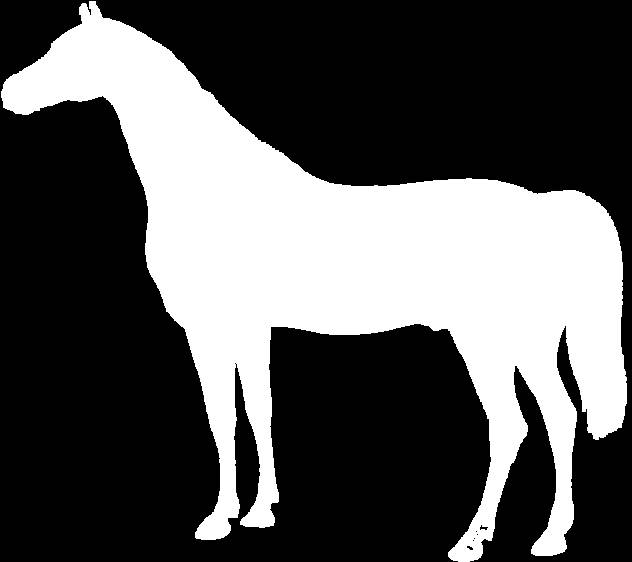
#> input picture Dataset/caballo.jpg, 632 x 562 px
$ jupyter execute --allow-errors 'Tarea 2.ipynb'
#> lines starting #> are read from the running program, lines starting #| are printed output that depends on the picture; after the words box and inside, x2 and y2 are one past the last pixel; in counts of white or black regions, pixels touching at a corner belong together
### Imagen.py
from PIL import Image
import numpy as np
from math import *

threshold = 128


def binarizar_row(row):
    row_binario = []
    for pixel in row:
        row_binario.append(1 if int(np.mean(pixel)) > threshold else 0)
    return row_binario


# [10 lines left out: function crear_texto, not called in this run]


def contar_pixeles(matriz):
    cuenta = 0
    for row in matriz:
        for pixel in row:
            if pixel == 1:
                cuenta += 1
    return cuenta


def calcular_centros_masa(matriz):
    sum_x = 0
    sum_y = 0
    N = 0
    for i in range(len(matriz)):
        row = matriz[i]
        for j in (range(len(row))):
            pixel = row[j]
            if (pixel == 1):
                N += 1
                sum_x += i
                sum_y += j
    return (sum_x / N, sum_y / N)

# Invariantes


def calcular_miu(matriz, p, q):
    centro_masa_x, centro_masa_y = calcular_centros_masa(matriz)
    miu = 0
    for i in range(len(matriz)):
        row = matriz[i]
        for j in (range(len(row))):
            pixel = row[j]
            if (pixel == 1):
                miu += pow((i - centro_masa_x), p) * pow((j - centro_masa_y), q)
    return miu


def calcular_eta(matriz, p, q):
    eta = calcular_miu(matriz, p, q) / pow((calcular_miu(matriz, 0, 0)), (((p + q) / 2) + 1))
    return eta


def calcular_phi_1(matriz):
    return calcular_miu(matriz, 2, 0) + calcular_miu(matriz, 0, 2)


def calcular_phi_2(matriz):
    return pow((calcular_miu(matriz, 2, 0) - calcular_miu(matriz, 0, 2)), 2) + 4 * (pow(calcular_miu(matriz, 1, 1), 2))


def calcular_phi_3(matriz):
    return pow((calcular_miu(matriz, 3, 0) - (3 * calcular_miu(matriz, 1, 2))), 2) + pow(((3 * calcular_miu(matriz, 2, 1)) - calcular_miu(matriz, 0, 3)), 2)


def calcular_contorno(matriz: np.ndarray[np.int8]) -> Image:
    if not isinstance(matriz, np.ndarray):
        matriz = np.array(matriz)

    eroded = np.zeros_like(matriz)

    for x in range(0, len(matriz) - 1):
        for y in range(0, len(matriz[0]) - 1):
            if matriz[x][y] == 1:
                sub_matriz = matriz[x - 1:x + 2, y - 1:y + 2]
                if np.sum(sub_matriz) == 9:
                    eroded[x][y] = 1

    # Al relleno lo pasamos a negativo de esta forma
    eroded *= -1
    # Como el relleno es -1 y el original es 1, sumamos los dos
    # al sumar los dos, esto hace que el relleno que seria 1 se convierta en 0 (1 - 1)
    # y el contorno seria (1 - 0)
    matriz += eroded

    return Image.fromarray((matriz * 255).astype(np.uint8))


def info_imagen(ruta):
    try:
        img = Image.open(ruta)
        rgb_matriz = np.array(img)
        pixel_matriz = tuple(map(binarizar_row, rgb_matriz))

        centro_masa = calcular_centros_masa(pixel_matriz)
        pixeles = contar_pixeles(pixel_matriz)

        return {
            "pixeles": pixeles,
            "centro_masa_x": centro_masa[0],
            "centro_masa_y": centro_masa[1],
            "miu_00": round(calcular_miu(pixel_matriz, 0, 0), 5),
            "miu_11": round(calcular_miu(pixel_matriz, 1, 1), 5),
            "miu_22": round(calcular_miu(pixel_matriz, 2, 2), 5),
            "eta_00": round(calcular_eta(pixel_matriz, 0, 0), 5),
            "eta_11": round(calcular_eta(pixel_matriz, 1, 1), 5),
            "eta_22": round(calcular_eta(pixel_matriz, 2, 2), 5),
            "phi_1": round(calcular_phi_1(pixel_matriz), 5),
            "phi_2": round(calcular_phi_2(pixel_matriz), 5),
            "phi_3": round(calcular_phi_3(pixel_matriz), 5)
        }
    except IOError:
        print("Unable to load image")
        pass

# [17 lines left out: functions interpolar, rotacion, not called in this run]

def rotar_imagen(ruta, nombre_archivo, theta):
    img = Image.open(ruta)
    rgb_matriz= np.array(img)
    pixel_matriz= tuple(map(binarizar_row, rgb_matriz))

    #Rotar sobre el centro de masa del objeto
    filas= len(pixel_matriz)
    columnas= len(pixel_matriz)
    origen_x, origen_y= calcular_centros_masa(pixel_matriz)
    origen_x= round(origen_x)
    origen_y= round(origen_y)
    imagen_rotada= np.zeros((filas+100, columnas+100)) #Agregamos marcos de 50 pixeles

    for (i, row) in enumerate(pixel_matriz):
        for (j, pixel) in enumerate(row):
            if(pixel==1):
                i2, j2= rotacion(i-origen_x, j-origen_y, (theta/180)*pi) #Usar grados en lugar de pi radianes
                if (i2+origen_x)<columnas+50 and (j2+origen_y)<filas+50:
                    imagen_rotada[i2+origen_x+50][j2+origen_y+50]=255 #Ajustamos de coordenadas a pixeles en la imágen

    #Interpolamos la imágen para recuperar los pixeles perdidos al rotar
    imagen_interpolada= interpolar(imagen_rotada)

    #Guardar la imágen rotada e interpolada
    imagen_rotada_archivo= Image.fromarray(imagen_interpolada.astype(np.uint8))
    imagen_rotada_archivo.save(f"./Dataset_Rotado/{nombre_archivo}")

def trasladar_imagen(ruta, nombre_archivo, x, y):
    img = Image.open(ruta)
    rgb_matriz= np.array(img)
    pixel_matriz= tuple(map(binarizar_row, rgb_matriz))

    #Rotar sobre el centro de masa del objeto
    filas= len(pixel_matriz)
    columnas= len(pixel_matriz)
    origen_x, origen_y= calcular_centros_masa(pixel_matriz)
    origen_x= round(origen_x)
    origen_y= round(origen_y)
    imagen_trasladada= np.zeros((filas+x+20, columnas+y+20)) #Agregamos marcos

    for (i, row) in enumerate(pixel_matriz):
        for (j, pixel) in enumerate(row):
            if(pixel==1):
                imagen_trasladada[i+x][j+y]= 255

    #Guardar la imágen trasladada
    imagen_trasladada_archivo= Image.fromarray(imagen_trasladada.astype(np.uint8))
    imagen_trasladada_archivo.save(f"./Dataset_Trasladado/{nombre_archivo}")

### Tarea 2.ipynb
# Tarea 2 Reporte

José Luis Elizondo Figueroa

Mauricio Rivera Gonzales

Carlos Leonardo Cruz Ortis

## Enlaces
- Repositorio con el código completo, y los Datasets de imágenes: https://github.com/ElizondoStudios/Transformaciones-Imagenes-Graficacion/tree/main#

- Cómo trabajar con libretas Jupyter: https://docs.jupyter.org/en/latest/

- Dependencia Imagen.py: `./Imagen.py` https://github.com/ElizondoStudios/Transformaciones-Imagenes-Graficacion/blob/main/Imagen.py

## Importaciones

[cell 1]
from Imagen import info_imagen, rotar_imagen
from Imagen import info_imagen, calcular_contorno, binarizar_row, trasladar_imagen
import pandas as pd
from tabulate import tabulate
import numpy as np
import matplotlib.pyplot as plt
from skimage import morphology

## 1. Imágenes Originales

[cell 2]
Imagenes= ["caballo.jpg", "campana.jpg", "elefante.jpg", "manzana.jpg", "murcielago.jpg", "pato.jpg", "perro.jpg", "pollo.jpg", "rana.jpg", "tortuga.jpg"]

## 2. Información de las Imágenes
La cantidad de pixeles de la imágen, así como los centros de masa y las invariantes $\mu_{pq}, \eta_{pq}, \phi_{1}, \phi_{2}, \phi_{3}$ se obtienen utilizando el módulo `Imagen.py`.
Para obtener la imágen en su formato binario, abrimos la imágen en formato RGB usando la librería `PIL`. Posteriormente, hacemos uso de un *threshold* binarizar cada pixel.

[cell 3]
info= [info_imagen(f"./Dataset/{img}") for img in Imagenes]
#> in info_imagen, img is the input picture: PIL image 632x562 RGB; min 0, max 255, mean 87.8
#> after the loop in binarizar_row, `for pixel in row:`: row_binario = 632 values from 0 to 0
#> in info_imagen, `pixel_matriz = tuple(map(binarizar_row, rgb_matriz))`: pixel_matriz = 562 items
#> after the loop in calcular_centros_masa, `for i in range(len(matriz)):`: N = 121436; sum_x = 32374422; sum_y = 42363430
#> in info_imagen, `centro_masa = calcular_centros_masa(pixel_matriz)`: centro_masa = (266.6, 348.9)
#> after the loop in contar_pixeles, `for row in matriz:`: cuenta = 121436
#> in calcular_miu, `centro_masa_x, centro_masa_y = calcular_centros_masa(matriz)`: centro_masa_x = 266.6; centro_masa_y = 348.9
#> after the loop in calcular_miu, `for i in range(len(matriz)):`: miu = 121436
#> call 2 of info_imagen, with ruta = './Dataset/campana.jpg'
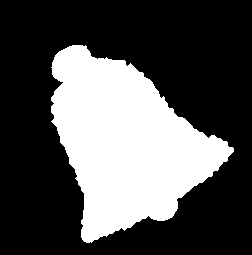
#> input picture Dataset/campana.jpg, 252 x 255 px
#> in info_imagen, img is the input picture: PIL image 252x255 L; values 0 (black) and 250 (white), 31.9% white; 1 white region, box (x1, y1, x2, y2) and area: (51, 45, 234, 243) 20495
#> call 3 of info_imagen, with ruta = './Dataset/elefante.jpg'
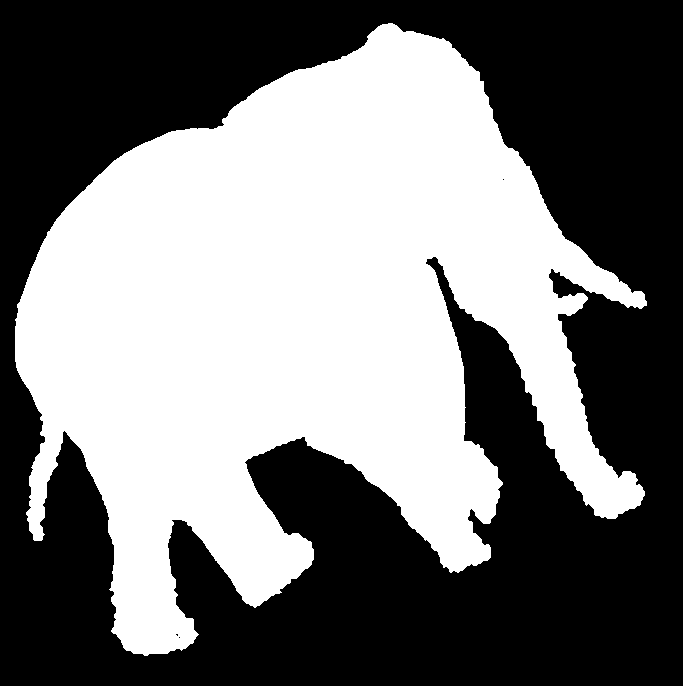
#> input picture Dataset/elefante.jpg, 683 x 686 px
#> in info_imagen, img is the input picture: PIL image 683x686 L; values 0 (black) and 250 (white), 46.5% white; 1 white region, box (x1, y1, x2, y2) and area: (15, 23, 647, 656) 218038
#> call 4 of info_imagen, with ruta = './Dataset/manzana.jpg'
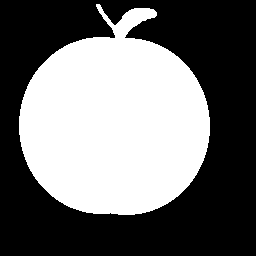
#> input picture Dataset/manzana.jpg, 256 x 256 px
#> in info_imagen, img is the input picture: PIL image 256x256 L; 43.2% white; 1 white region, box (x1, y1, x2, y2) and area: (19, 4, 210, 215) 28279
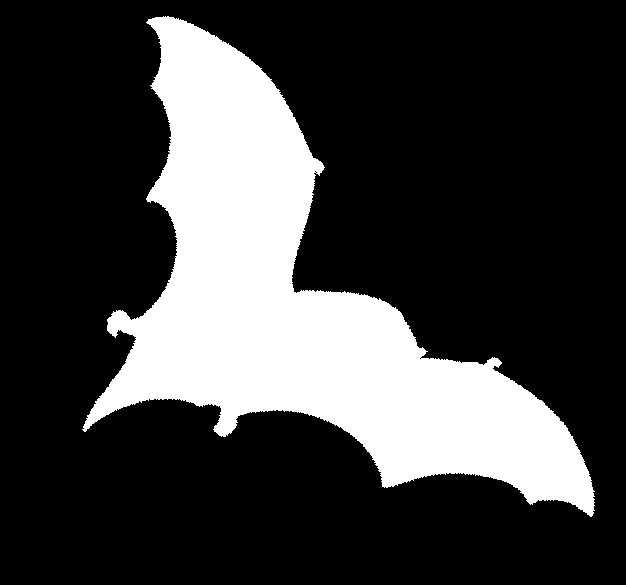
#> input picture Dataset/murcielago.jpg, 626 x 585 px
#> in info_imagen, img is the input picture: PIL image 626x585 L; 24.5% white; 1 white region, box (x1, y1, x2, y2) and area: (82, 16, 595, 517) 89600
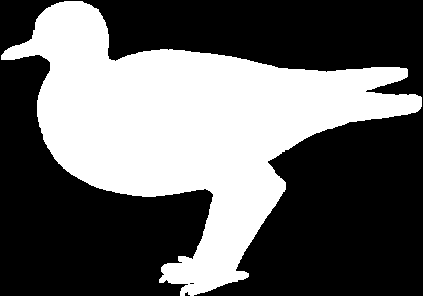
#> input picture Dataset/pato.jpg, 423 x 296 px
#> in info_imagen, img is the input picture: PIL image 423x296 L; values 0 (black) and 250 (white), 39.1% white; 1 white region, box (x1, y1, x2, y2) and area: (1, 1, 422, 296) 48954
#> (the rest of this cell did not finish here and is left out)

#### Tabla de Resultados

#> (a cell that did not finish here is left out)

## 3. Imágenes Escaladas
Se ajustaron las imágenes utilizando la función de escalado de photoshop para que tengan aproximadamente 19,500 1-pixeles en una imágen de 250x250 pixeles
Escalas utilizadas para cada imágen:

| Imagen         | $\alpha$ |
| -------------- | -------- |
| caballo.jpg    | 0.9754   |
| campana.jpg    | 0.4007   |
| elefante.jpg   | 0.2990   |
| manzana.jpg    | 0.8303   |
| murcielago.jpg | 0.4665   |
| pato.jpg       | 0.6311   |
| perro.jpg      | 0.4077   |
| pollo.jpg      | 0.5299   |
| rana.jpg       | 0.6831   |
| tortuga.jpg    | 0.8771   |

[cell 5]
Imagenes_Esc= ["caballo_esc.jpg", "campana_esc.jpg", "elefante_esc.jpg", "manzana_esc.jpg", "murcielago_esc.jpg", "pato_esc.jpg", "perro_esc.jpg", "pollo_esc.jpg", "rana_esc.jpg", "tortuga_esc.jpg"]

[cell 6]
info_esc= [info_imagen(f"./Dataset_Escalado/{img}") for img in Imagenes_Esc]
df_esc= pd.DataFrame(data= info_esc, index=Imagenes_Esc)
print(tabulate(df_esc, headers='keys', tablefmt='pretty'))
#| +--------------------+---+
#| |                    | 0 |
#| +--------------------+---+
#| |  caballo_esc.jpg   |   |
#| |  campana_esc.jpg   |   |
#| |  elefante_esc.jpg  |   |
#| |  manzana_esc.jpg   |   |
#| | murcielago_esc.jpg |   |
#| |    pato_esc.jpg    |   |
#| |   perro_esc.jpg    |   |
#| |   pollo_esc.jpg    |   |
#| |    rana_esc.jpg    |   |
#> (further printed lines are left out)

## 4. Tabla (1) Comparativa de $\eta_{pq}$ entre las Imágenes Originales y las Ajustadas
$\eta_{pq}$  Se calcula en `Imagen.py` utilizando la fórmula:  $\eta_{pq}=\frac{\mu_{pq}}{\mu_{00}^{\frac{p+q}{2}+1}}$

#> (a cell that did not finish here is left out)

## 5. Generamos los Gráficos de Computadora para cada uno de los Objetos Binarios
Los cúales se encuentran en `./Graficos_Computadora_Celdas/`

### Definimos las imagen binaria a utilizar y la ruta en el que se almacenará el resultado

[cell 8]
path = "./Dataset_Texto/pollo.txt"
savePath = "./Graficos_Computadora_Celdas/pollo_cuadricula.png"

### Leemos cada archivo y nos aseguramos de que sus valores sean enteros

[cell 9]
with open(path, "r") as f:
#> (reads Dataset_Texto/pollo.txt from the repository)
    binary_matrix = np.array([list(line.strip()) for line in f], dtype=int)
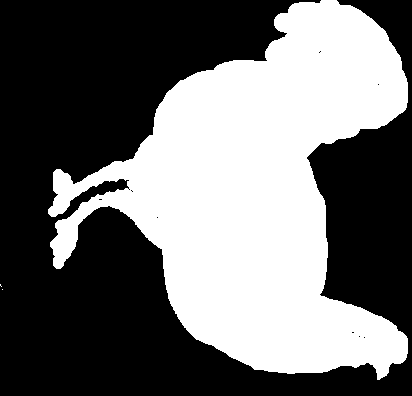
#> binary_matrix: shape (396, 412) int64; values 0 (black) and 1 (white), 42.5% white; 3 white regions (2 under 20 px), largest, box (x1, y1, x2, y2) and area: (48, 0, 408, 380) 69416

### Crear la figura con dos subplots uno al lado del otro

[cell 10]
fig, axs = plt.subplots(1, 2, figsize=(16, 8))  # 1 fila, 2 columnas

# Mostrar la imagen original en el primer subplot
axs[0].imshow(binary_matrix, cmap="gray_r")
axs[0].set_title("Original")
axs[0].axis('off')  # Ocultar ejes

# Mostrar la imagen con cuadrícula en el segundo subplot
axs[1].imshow(binary_matrix, cmap="gray_r")
axs[1].set_title("Cuadrícula")

# Dibujar la cuadrícula sobre la imagen
rows, cols = binary_matrix.shape
axs[1].set_xticks(np.arange(-0.5, cols, 1), minor=True)
axs[1].set_yticks(np.arange(-0.5, rows, 1), minor=True)
axs[1].grid(which="minor", color="gray", linestyle="-", linewidth=0.5)

# Ocultar etiquetas de los ejes
axs[1].set_xticklabels([])
axs[1].set_yticklabels([])

## 6. Obtener el Contorno de las Imágenes
Los resultados se encuentran en `./Dataset_Conorno`

[cell 11]
from PIL import Image
import matplotlib.pyplot as plt


def obtener_contorno(path: str) -> tuple[Image, Image]:
  img = Image.open(f'./Dataset/{path}')
  rgb_matriz = np.array(img)
  pixel_matriz = tuple(map(binarizar_row, rgb_matriz))

  return calcular_contorno(pixel_matriz), Image.fromarray(
    (rgb_matriz * 255).astype(np.uint8)
  )


def mostrar_imagen_y_contorno(path: str):
  contorno, img = obtener_contorno(path)

  fig, axes = plt.subplots(1, 2, figsize=(10, 5))
  axes[0].imshow(img, cmap="gray")
  axes[0].set_title("Imagen Original")
  axes[0].axis("off")

  axes[1].imshow(contorno, cmap="gray")
  axes[1].set_title("Contorno")
  axes[1].axis("off")

  plt.tight_layout()
  plt.show()

mostrar_imagen_y_contorno('murcielago.jpg')
#> in calcular_contorno, `eroded = np.zeros_like(matriz)`: eroded: shape (585, 626) int64; every value is 0
#> after the loop in calcular_contorno, `for x in range(0, len(matriz) - 1):`:
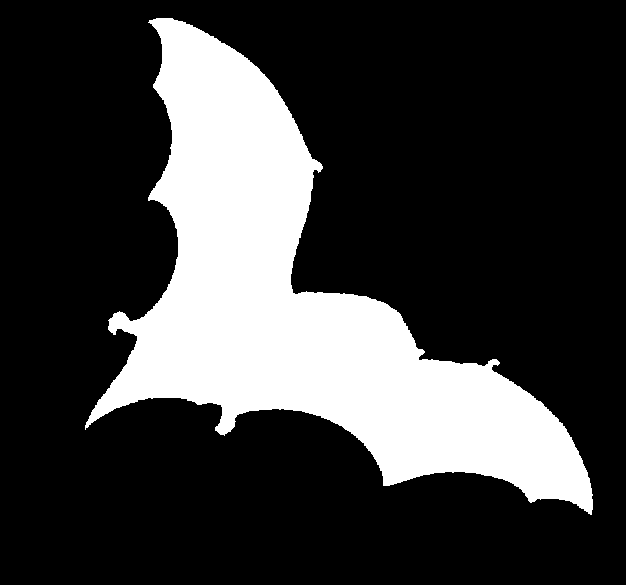
#> eroded: shape (585, 626) int64; values 0 (black) and 1 (white), 23.7% white; 1 white region, box (x1, y1, x2, y2) and area: (85, 18, 593, 515) 86741
#> in calcular_contorno, `matriz += eroded`:
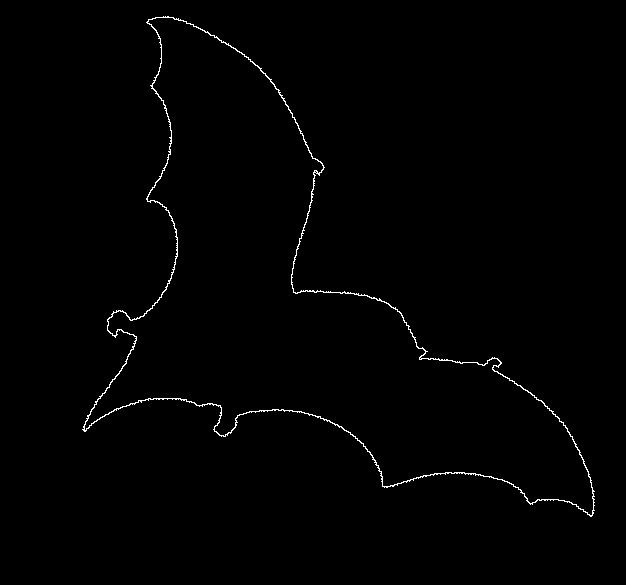
#> matriz: shape (585, 626) int64; values 0 (black) and 1 (white), 0.78% white in thin lines or dots, all inside (x1, y1, x2, y2) = (82, 16, 595, 517)

## 7. Trasladar los Objetos y Calcular los Momentos $\mu_{pg}$

Vamos a trasladar todos los objetos 40 pixeles en el eje horizontal y 28 en el eje vertical

#> (a cell that did not finish here is left out)


Utilizamos la función `trasladar_imagen` para trasladar cada objeto la cantidad deseada. Para evitar que el objeto salga de la imágen, agregamos marcos, para mantener constantes las invariantes.

### Tabla (2) Comparativa de $\mu_{pq}$
$\mu_{pq}$  Se calcula en `Imagen.py` utilizando la fórmula:  $\mu_{pq}=\Sigma\Sigma(x-x_{cm})^{p}(y-y_{cm})^{q}$

[cell 13]
info_tras= [info_imagen(f"./Dataset_Trasladado/{img}") for img in Imagenes_Esc]
df_tras= pd.DataFrame(data= info_tras, index=Imagenes_Esc)

#> (a cell that did not finish here is left out)

## 8. Rotar los Objetos un Ángulo $\theta=68°$ y Calcular Momentos $\phi_{u}$
$\phi_{u}$ Se calcula en `./Image.py` utilizando las fórmulas:
- $\phi_{1}=\mu_{20}+\mu_{02}$
- $\phi_{2}=(\mu_{20}-\mu_{02})^{2}+4\mu_{11}^{2}$
- $\phi_{3}= (\mu_{30}-3\mu_{12})^{2}+(3\mu_{21}-\mu_{03})^{2}$

#> (a cell that did not finish here is left out)


Utilizamos la función `rotar_imagen` para conseguir una rotación de $68°$ sobre cada imágen del dataset escalado (usamos el dataset escalado para optimizar el tiempo de procesamiento).
La función `rotar_imagen` va a rotar sobre el centro de masa del objeto, utilizando una matriz de rotación. Posteriormente utiliza una función para interpolar la imágen y recuperar la información perdida a la hora de rotar

### Tabla (3) Comparativa de $\phi_{u}$

[cell 16]
info_rot= [info_imagen(f"./Dataset_Rotado/{img}") for img in Imagenes_Esc]
df_rot= pd.DataFrame(data= info_rot, index=Imagenes_Esc)

#> (a cell that did not finish here is left out)

## 9. Aplicar Operadores Morfológicos a los Objetos Binarios para:
###	a) Quitar ruido
###	b) Suavizar bordes
###	c) Rellenar huecos
###	d) Encontrar sus esqueletos

[cell 18]
file_path = "./Dataset_Texto/campana.txt"

### Leer el archivo asegurando que los valores sean enteros

[cell 19]
with open(file_path, "r") as f:
#> (reads Dataset_Texto/campana.txt from the repository)
    binary_image = np.array([list(line.strip()) for line in f], dtype=int)

### Manipulamos los datos recibidos

[cell 20]
# Definir el elemento estructurante
selem = morphology.disk(10)

# Aplicar operadores morfológicos
image_opened = morphology.opening(binary_image, selem)
#> image_opened: shape (255, 252) int64; values 0 (black) and 1 (white), 31.5% white; 1 white region, box (x1, y1, x2, y2) and area: (51, 45, 230, 241) 20240
image_closed = morphology.closing(binary_image, selem)
#> image_closed: shape (255, 252) int64; values 0 (black) and 1 (white), 32.2% white; 1 white region, box (x1, y1, x2, y2) and area: (51, 45, 234, 243) 20679
image_smooth_outer = morphology.closing(morphology.opening(binary_image, selem), selem)
#> image_smooth_outer: shape (255, 252) int64; values 0 (black) and 1 (white), 31.6% white; 1 white region, box (x1, y1, x2, y2) and area: (51, 45, 230, 241) 20338
image_smooth_inner = morphology.opening(morphology.closing(binary_image, selem), selem)
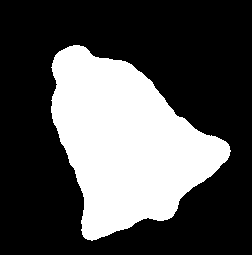
#> image_smooth_inner: shape (255, 252) int64; values 0 (black) and 1 (white), 32% white; 1 white region, box (x1, y1, x2, y2) and area: (51, 45, 231, 241) 20547
image_skeleton = morphology.skeletonize(binary_image)
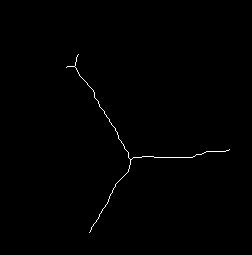
#> image_skeleton: shape (255, 252) bool; 0.45% white in thin lines or dots, all inside (x1, y1, x2, y2) = (66, 54, 230, 233)

# Mostrar los resultados
plt.figure(figsize=(12, 12))
plt.title("disk(10)\n")
plt.axis("off")

plt.subplot(2, 3, 1)
plt.imshow(binary_image, cmap="gray")
plt.title("Original")
plt.axis("off")

plt.subplot(2, 3, 2)
plt.imshow(image_opened, cmap="gray")
plt.title("Elimina regiones blancas en fondo negro", fontsize=8)
plt.axis("off")

plt.subplot(2, 3, 3)
plt.imshow(image_closed, cmap="gray")
plt.title(" Elimina agujeros negros en regiones blancas", fontsize=8)
plt.axis("off")

plt.subplot(2, 3, 4)
plt.imshow(image_smooth_outer, cmap="gray")
plt.title("Suavizar bordes exteriores")
plt.axis("off")

plt.subplot(2, 3, 5)
plt.imshow(image_smooth_inner, cmap="gray")
plt.title("Suavizar bordes interiores")
plt.axis("off")

plt.subplot(2, 3, 6)
plt.imshow(image_skeleton, cmap="gray")
plt.title("Esqueleto")
plt.axis("off")

plt.show()
